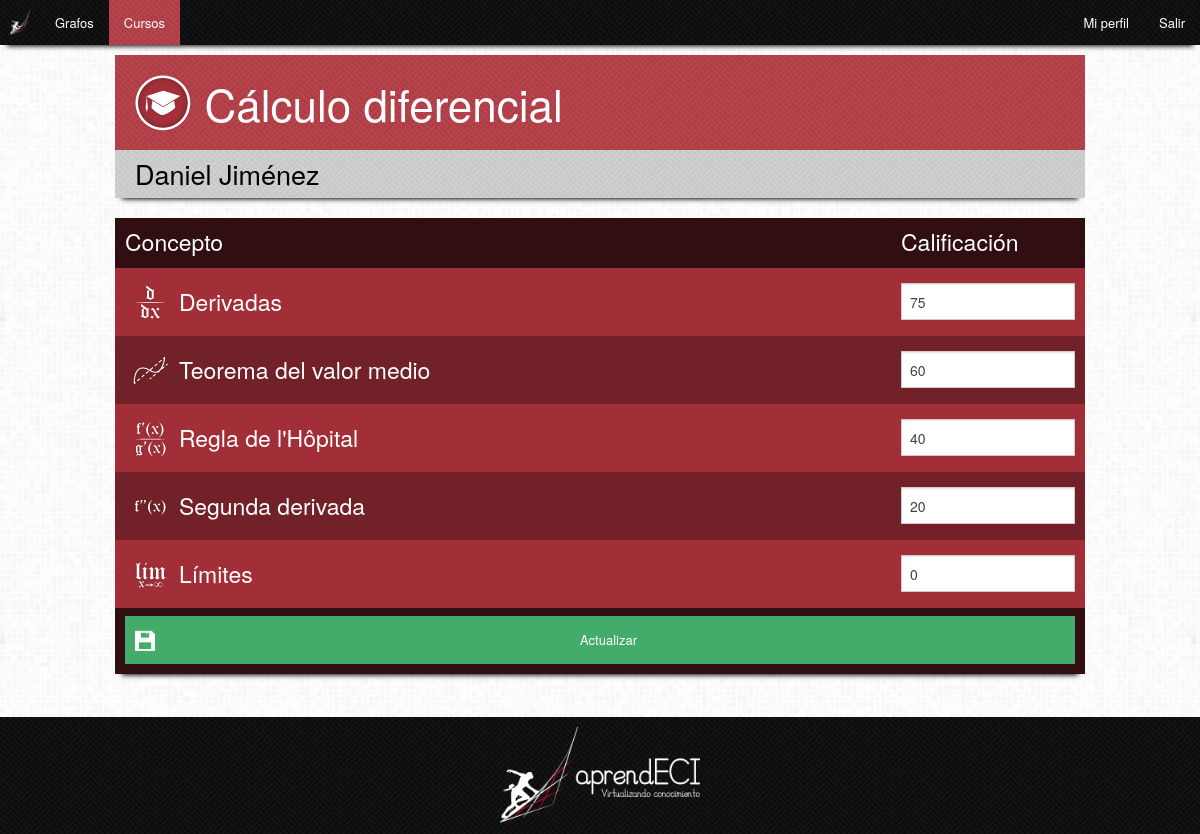
The page /aprendeci/estudiante/1/1/ (signed in) on the database its author committed.
### Aprendeci/models.py (models this page shows, shortened)
class Curso(models.Model):
    nombre = models.CharField(max_length=100)
    sigla = models.CharField(max_length=4)
    clave = models.CharField(max_length=100)
    imagen = models.ImageField(upload_to="img/cursos", default="img/cursos/Defecto.jpg")
    grafo = models.ForeignKey(Grafo)
    profesor = models.ForeignKey(Profesor, related_name='profesor')
    estudiantes = models.ManyToManyField(Estudiante, related_name='estudiantes')

class Estudiante(models.Model):
    usuario = models.OneToOneField(User)
    conceptos = models.ManyToManyField(Concepto, through="Calificaciones")

class Calificaciones(models.Model):
    estudiante = models.ForeignKey(Estudiante)
    concepto = models.ForeignKey(Concepto)
    calificacion = models.IntegerField()

class Concepto(models.Model):
    nombre = models.CharField(max_length=100)
    descripcion = models.CharField(max_length=500)
    fecha_creacion = models.DateTimeField(auto_now_add=True, editable=False)
    imagen = models.ImageField(upload_to="img/icons/conceptos", default="img/icons/conceptos/defecto.png")
    requisitos = models.ManyToManyField("self", symmetrical=False, blank=True)
    porcentajeBase = models.IntegerField(default=60)
    color = models.CharField(max_length=6)
    x = models.IntegerField(default=0)
    y = models.IntegerField(default=0)
    grafo = models.ForeignKey(Grafo, blank=True)
    def pertenece_al_curso(self, cursoId):
        return self.grafo.pertenece_al_curso(cursoId)

### Aprendeci/views/viewsProfesor.py (the view, shortened to what this page needs)
# urls.py: url(r'^estudiante/(?P<cursoId>[0-9]+)/(?P<estudianteId>[0-9]+)/$', views.EstudianteView.as_view(), name='estudiante'),
class EstudianteView(LoginRequiredMixin, ListView):
    context_object_name = "calificaciones_set"
    model = Calificaciones
    template_name = "Aprendeci/profesor/estudiante.html"
    def get_context_data(self, **kwargs):
        context = super(EstudianteView, self).get_context_data(**kwargs)
        context['curso'] = Curso.objects.get(pk=self.kwargs['cursoId'])
        context['estudiante'] = Estudiante.objects.get(pk=self.kwargs['estudianteId'])
        return context
    def get_queryset(self):
        calificaciones = list()
        calEstudiante = self.model.objects.filter(estudiante__pk=self.kwargs['estudianteId'])
        for cal in calEstudiante.all():
            if (cal.concepto.pertenece_al_curso(self.kwargs['cursoId'])):
                calificaciones.append(cal)
        return calificaciones

### Aprendeci/models.py (called while the page is built)
    def pertenece_al_curso(self, cursoId):
        curso = Curso.objects.get(pk=cursoId)
        if self == curso.grafo:
            return True
        else:
            if not self.grafoPadre is None:
                return self.grafoPadre.pertenece_al_curso(cursoId)
            else:
                return False

### Aprendeci/templates/Aprendeci/profesor/estudiante.html (shortened to what this page needs)
{% extends "Aprendeci/profesor/estudiantes.html" %}
{% load staticfiles %}
{% load django_bootstrap_breadcrumbs %}
{% block styles %}
    <link rel="stylesheet" href="{% static "css/style.css" %}" />
{% endblock %}
{% block preheader %}
    {% include "Aprendeci/profesor/topbar.html" with active_tab="cursos" %}
{% endblock %}
{% block header %}
    <div class="encabezado">
        <img class="icon" alt="cursos" src="{% static "img/icons/cursos.png" %}" />
        <h1>{{ curso.nombre }}</h1>
    </div>
{% endblock %}
{% block content %}
    <div class="title">
        <h3>{{ estudiante.usuario.first_name }} {{ estudiante.usuario.last_name }}</h3>
    </div>
    <table>
        <thead>
            <tr>
                <th>
                    <h4>Concepto</h4>
                </th>
                <th>
                    <h4>Calificación</h4>
                </th>
            </tr>
        </thead>
        <tbody>
        {% for calificacion in calificaciones_set %}
            <tr>
                <td class="principal">
                    <img alt="{{ calificacion.concepto.nombre }}" src="{{ MEDIA_URL }}{{ calificacion.concepto.imagen }}" />
                    <h4>{{ calificacion.concepto.nombre }}</h4>
                </td>
                <td class="acciones">
                    <input id="calificacion{{ calificacion.id }}" name="calificacion{{ calificacion.id }}" type="number" value="{{ calificacion.calificacion }}" min="0" max="100" />
                </td>
            </tr>
        {% endfor %}
        </tbody>
        <tfoot>
            <tr>
                <td class="" colspan="2">
                    <a class="small success button guardar">Actualizar</a>
                </td>
            </tr>
        </tfoot>
    </table>
{% endblock %}

### assets/css/style.css (style rules this page uses)
html, body { height: 100%; }
body { background-image: url("../img/bg.png"); padding: 0; margin: 0; }
h1, h2, h3, h4, h5, h6 { color: #000; display: inline-block; margin: 0; vertical-align: middle; }
img { display: inline-block; vertical-align: middle; }
.encabezado { background: #A22F38 url("../img/mazeRed.png"); padding: 10px; }
.encabezado h1 { color: #FFF; }
.title { background: #D4D4D4 url("../img/mazeGray.png"); box-shadow: 0 8px 5px -7px #000; margin-bottom: 1.25rem; padding: 5px 20px; }
.button.small { background-position: 10px center; background-repeat: no-repeat; background-size: 20px; margin: 0; padding-left: 45px; }
.guardar { background-image: url("../img/icons/save.png"); }
table { background-color: #A22F38; border: 0; box-shadow: 0 8px 5px -7px #000; empty-cells: hide; width: 100%; }
table thead, table tfoot { background-color: rgba(0, 0, 0, 0.7); }
table tr td, table tr th h4, table tr td.principal h4 { color: #FFF; }
table tr td.principal { width: 80%; }
table tr td.acciones { text-align: center; width: 20%; }
table tr td.acciones input { margin: 0; }
table tr:nth-of-type(2n) { background: rgba(0, 0, 0, 0.3); }
table tfoot a { width: 100%; }

### rows shown on the page
Curso: nombre "Cálculo diferencial"
Estudiante: usuario.first_name "Daniel", usuario.last_name "Jiménez"
Calificaciones: concepto.imagen (picture), concepto.nombre "Derivadas", calificacion "75"
Calificaciones: concepto.imagen (picture), concepto.nombre "Teorema del valor medio", calificacion "60"
Calificaciones: concepto.imagen (picture), concepto.nombre "Regla de l'Hôpital", calificacion "40"
Calificaciones: concepto.imagen (picture), concepto.nombre "Segunda derivada", calificacion "20"
Calificaciones: concepto.imagen (picture), concepto.nombre "Límites", calificacion "0"
